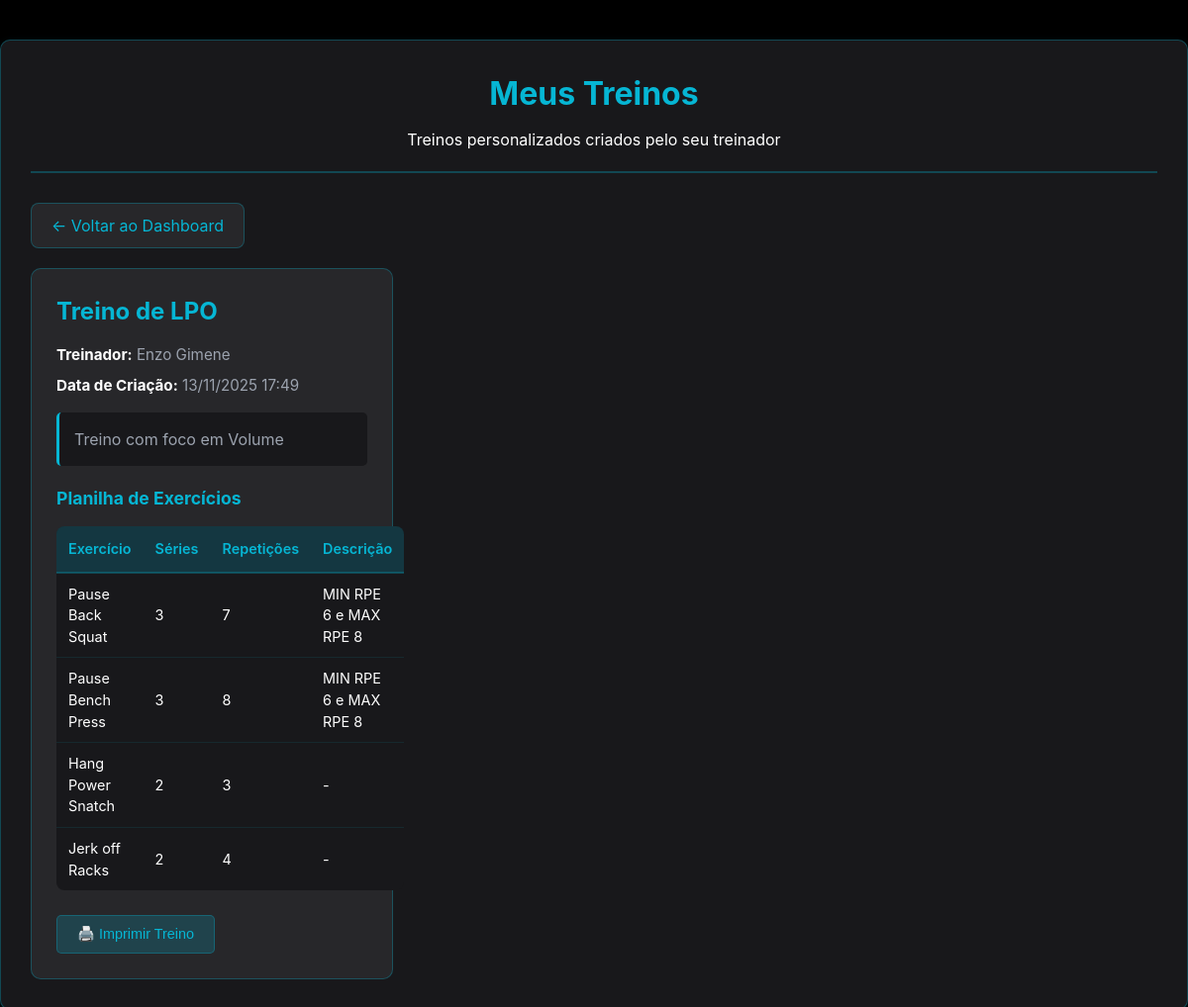
The page /public/ver_treinos.php (signed in) on the database its author committed.
### tables this page shows
CREATE TABLE `treinos` (
  `id` int(11) NOT NULL,
  `treinador_id` int(11) NOT NULL,
  `aluno_id` int(11) NOT NULL,
  `nome_treino` varchar(255) NOT NULL,
  `descricao` text DEFAULT NULL,
  `arquivo_planilha` varchar(255) DEFAULT NULL,
  `data_criacao` datetime DEFAULT current_timestamp(),
  `data_atualizacao` datetime DEFAULT current_timestamp() ON UPDATE current_timestamp()
);

CREATE TABLE `usuarios` (
  `id` int(11) NOT NULL,
  `nome` varchar(100) NOT NULL,
  `email` varchar(100) NOT NULL,
  `senha_hash` varchar(255) NOT NULL,
  `tipo_usuario` enum('aluno','treinador') NOT NULL DEFAULT 'aluno',
  `data_cadastro` datetime DEFAULT current_timestamp()
);

CREATE TABLE `treino_exercicios` (
  `id` int(11) NOT NULL,
  `treino_id` int(11) NOT NULL,
  `exercicio` varchar(255) NOT NULL,
  `series` int(11) DEFAULT NULL,
  `repeticoes` varchar(50) DEFAULT NULL,
  `descricao` text DEFAULT NULL,
  `ordem` int(11) DEFAULT 0,
  `data_criacao` datetime DEFAULT current_timestamp()
);

### public/ver_treinos.php (the view, shortened to what this page needs)
<?php
require_once '../config/conexao.php';
$aluno_id = $_SESSION['usuario_id'];
try {
    $stmt = $pdo->prepare("
        SELECT t.*, u.nome as treinador_nome
        FROM treinos t
        INNER JOIN usuarios u ON t.treinador_id = u.id
        WHERE t.aluno_id = ?
        ORDER BY t.data_criacao DESC
    ");
    $stmt->execute([$aluno_id]);
    $treinos = $stmt->fetchAll(PDO::FETCH_ASSOC);
    foreach ($treinos as &$treino) {
        try {
            $stmt_exercicios = $pdo->prepare("
                SELECT exercicio, series, repeticoes, descricao
                FROM treino_exercicios
                WHERE treino_id = ?
                ORDER BY ordem ASC
            ");
            $stmt_exercicios->execute([$treino['id']]);
            $treino['exercicios'] = $stmt_exercicios->fetchAll(PDO::FETCH_ASSOC);
        } catch (PDOException $e) {
            $treino['exercicios'] = [];
        }
    }
} catch (PDOException $e) {
    $treinos = [];
}
?>
<!DOCTYPE html>
<html lang="pt-BR">
<head>
    <link rel="stylesheet" href="../assets/css/styles.css">
</head>
<body>
    <div class="container">
        <div class="header">
            <h1>Meus Treinos</h1>
            <p>Treinos personalizados criados pelo seu treinador</p>
        </div>
        <a href="dashboard_aluno.php" class="btn-back">← Voltar ao Dashboard</a>
        <?php if (empty($treinos)): ?>
            <div class="sem-treinos">
                <svg xmlns="http://www.w3.org/2000/svg" width="24" height="24" viewBox="0 0 24 24" fill="none" stroke="currentColor" stroke-width="2" stroke-linecap="round" stroke-linejoin="round">
                    <path d="M14.5 2H6a2 2 0 0 0-2 2v16a2 2 0 0 0 2 2h12a2 2 0 0 0 2-2V7.5L14.5 2z"></path>
                    <polyline points="14 2 14 8 20 8"></polyline>
                    <line x1="16" y1="13" x2="8" y2="13"></line>
                    <line x1="16" y1="17" x2="8" y2="17"></line>
                </svg>
                <h3>Nenhum treino encontrado</h3>
                <p>Você ainda não recebeu nenhum treino do seu treinador.</p>
            </div>
        <?php else: ?>
            <div class="treinos-grid">
                <?php foreach ($treinos as $treino): ?>
                    <div class="treino-card" data-treino-id="<?php echo $treino['id']; ?>">
                        <h3><?php echo htmlspecialchars($treino['nome_treino']); ?></h3>
                        <div class="treino-info">
                            <p><strong>Treinador:</strong> <?php echo htmlspecialchars($treino['treinador_nome']); ?></p>
                            <p><strong>Data de Criação:</strong> <?php echo date('d/m/Y H:i', strtotime($treino['data_criacao'])); ?></p>
                        </div>
                        <?php if (!empty($treino['descricao'])): ?>
                            <div class="treino-descricao">
                                <p><?php echo nl2br(htmlspecialchars($treino['descricao'])); ?></p>
                            </div>
                        <?php endif; ?>
                        <?php if (!empty($treino['exercicios'])): ?>
                            <div class="planilha-exercicios">
                                <h4 style="color: #06b6d4; margin: 20px 0 15px 0; font-size: 1.1rem;">Planilha de Exercícios</h4>
                                <table class="planilha-view">
                                    <thead>
                                        <tr>
                                            <th>Exercício</th>
                                            <th>Séries</th>
                                            <th>Repetições</th>
                                            <th>Descrição</th>
                                        </tr>
                                    </thead>
                                    <tbody>
                                        <?php foreach ($treino['exercicios'] as $exercicio): ?>
                                            <tr>
                                                <td><?php echo htmlspecialchars($exercicio['exercicio']); ?></td>
                                                <td><?php echo $exercicio['series'] ? htmlspecialchars($exercicio['series']) : '-'; ?></td>
                                                <td><?php echo !empty($exercicio['repeticoes']) ? htmlspecialchars($exercicio['repeticoes']) : '-'; ?></td>
                                                <td><?php echo !empty($exercicio['descricao']) ? htmlspecialchars($exercicio['descricao']) : '-'; ?></td>
                                            </tr>
                                        <?php endforeach; ?>
                                    </tbody>
                                </table>
                            </div>
                        <?php endif; ?>
                        <div class="treino-actions">
                            <button onclick="imprimirTreino(<?php echo $treino['id']; ?>)" class="btn-print">
                                🖨️ Imprimir Treino
                            </button>
                        </div>
                    </div>
                <?php endforeach; ?>
            </div>
        <?php endif; ?>
    </div>
</body>
</html>

### assets/css/styles.css (style rules this page uses)
* { margin: 0; padding: 0; box-sizing: border-box; }
body { font-family: -apple-system, BlinkMacSystemFont, 'Segoe UI', Roboto, 'Helvetica Neue', Arial, sans-serif; background-color: #000000; color: #ffffff; min-height: 100vh; line-height: 1.5; }
.container { max-width: 1200px; margin: 0 auto; padding: 0 1.5rem; }

### public/ver_treinos.php (style rules this page uses)
body { font-family: -apple-system, BlinkMacSystemFont, 'Segoe UI', Roboto, 'Helvetica Neue', Arial, sans-serif; background-color: #000000; color: #ffffff; min-height: 100vh; line-height: 1.5; }
.container { max-width: 1200px; margin: 40px auto; padding: 30px; background-color: #18181b; border-radius: 10px; box-shadow: 0 4px 12px rgba(6, 182, 212, 0.1); border: 1px solid rgba(6, 182, 212, 0.3); }
.header { text-align: center; margin-bottom: 30px; padding-bottom: 20px; border-bottom: 2px solid rgba(6, 182, 212, 0.3); }
.header h1 { color: #06b6d4; font-size: 2rem; margin-bottom: 10px; }
.btn-back { display: inline-block; margin-bottom: 20px; padding: 10px 20px; background-color: #27272a; color: #06b6d4; text-decoration: none; border-radius: 8px; border: 1px solid rgba(6, 182, 212, 0.3); transition: all 0.3s ease; }
.treinos-grid { display: grid; grid-template-columns: repeat(auto-fill, minmax(350px, 1fr)); gap: 20px; }
.treino-card { background-color: #27272a; border: 1px solid rgba(6, 182, 212, 0.3); border-radius: 10px; padding: 25px; transition: all 0.3s ease; }
.treino-card h3 { color: #06b6d4; margin-bottom: 15px; font-size: 1.5rem; }
.treino-info { margin-bottom: 15px; }
.treino-info p { color: #9ca3af; margin: 8px 0; font-size: 0.95rem; }
.treino-info strong { color: #fff; }
.treino-descricao { color: #9ca3af; margin: 15px 0; padding: 15px; background-color: #18181b; border-radius: 5px; border-left: 3px solid #06b6d4; }
.planilha-exercicios { margin-top: 20px; }
.planilha-view { width: 100%; border-collapse: collapse; margin-top: 10px; background-color: #18181b; border-radius: 8px; overflow: hidden; }
.planilha-view thead { background-color: rgba(6, 182, 212, 0.2); }
.planilha-view th { padding: 12px; text-align: left; color: #06b6d4; font-weight: 600; border-bottom: 2px solid rgba(6, 182, 212, 0.3); font-size: 0.9rem; }
.planilha-view td { padding: 10px 12px; border-bottom: 1px solid rgba(6, 182, 212, 0.1); color: #fff; font-size: 0.9rem; }
.planilha-view tbody tr:last-child td { border-bottom: none; }
.btn-print { display: inline-block; padding: 10px 20px; background-color: rgba(6, 182, 212, 0.2); color: #06b6d4; text-decoration: none; border-radius: 5px; border: 1px solid rgba(6, 182, 212, 0.3); transition: all 0.3s ease; margin-top: 10px; margin-right: 10px; cursor: pointer; font-size: 0.9rem; }
.treino-actions { margin-top: 15px; display: flex; flex-wrap: wrap; gap: 10px; }

### rows shown on the page
treinos: nome_treino "Treino de LPO", treinador.nome "Enzo Gimene", data_criacao "13/11/2025 17:49", descricao "Treino com foco em Volume"
treino_exercicios: exercicio "Pause Back Squat", series "3", repeticoes "7", descricao "MIN RPE 6 e MAX RPE 8"
treino_exercicios: exercicio "Pause Bench Press", series "3", repeticoes "8", descricao "MIN RPE 6 e MAX RPE 8"
treino_exercicios: exercicio "Hang Power Snatch", series "2", repeticoes "3"
treino_exercicios: exercicio "Jerk off Racks", series "2", repeticoes "4"
